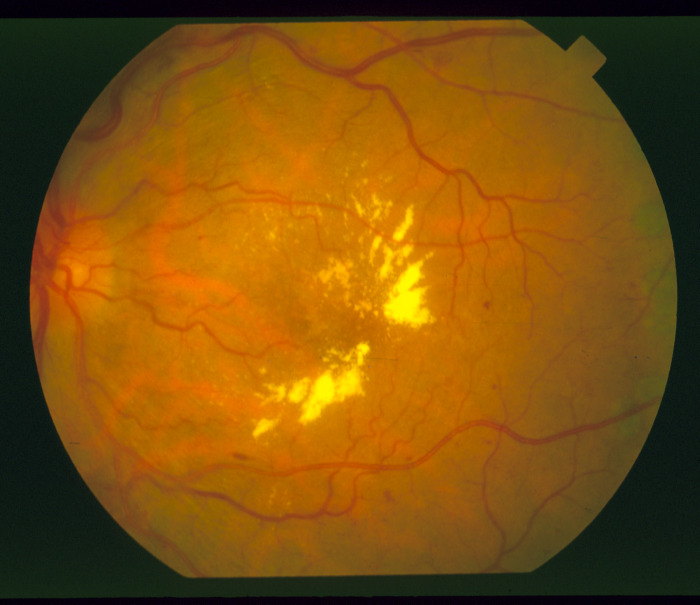
#> input picture machinelearning_project/data/im0001.jpg, 700 x 605 px, found by its file name; its folder holds 4 pictures in this run
$ python image_preprocessing.py
#> lines starting #> are read from the running program, lines starting #| are printed output that depends on the picture
import numpy as np
import os
import cv2

iimage_dir='data'
iimage_extension='.jpg'
fimage_dir='ready_data'

#function for converting color image into grayscale imgae
def gray(img):
    return np.dot(img,[0.299,0.584,0.144])

def preProcessImage(iimage_name):

    #read/load the image
#> called with iimage_name = 'im0001'
    raw_img=cv2.imread(iimage_dir+"\\"+iimage_name+iimage_extension)
#> raw_img is the input picture: shape (605, 700, 3); mean B, G, R 12.6, 80.5, 125.7
    #cv2.imread function take two argument first one is path and second one is type 1--> colouredimage 0-->grayimage

    #convert the rgb image into gray
    gray_img=gray(raw_img).astype('uint8')
#> in gray, `return np.dot(img,[0.299,0.584,0.144])`:
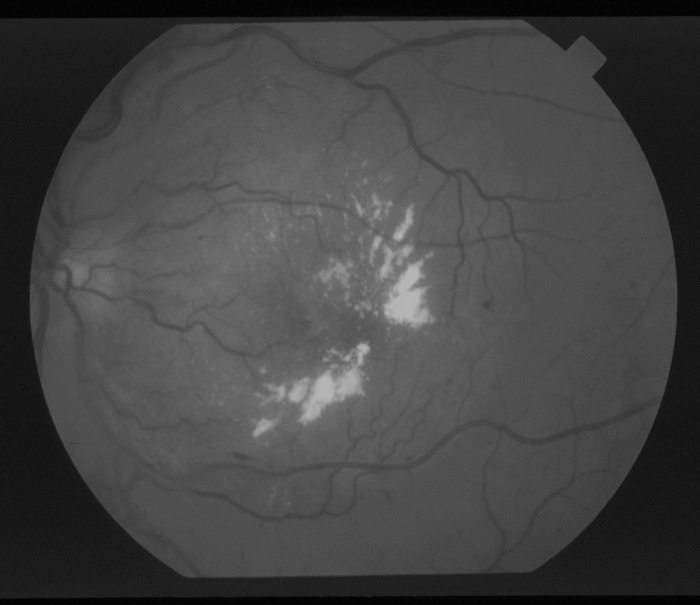
#> returned value: shape (605, 700) float64; min 0.875, max 186, mean 68.9

    #apply gussian fillter for reducing the noise and imporving the smoothness of the image
    gaussian_img=cv2.GaussianBlur(gray_img,(9,9),1.75)

    #apply Contrast Limited Adaptive Histogram Equalization(CLAHE) for imporving the contrast of the image
    clahe=cv2.createCLAHE(clipLimit=5)
    clahe_img=clahe.apply(gaussian_img)+30
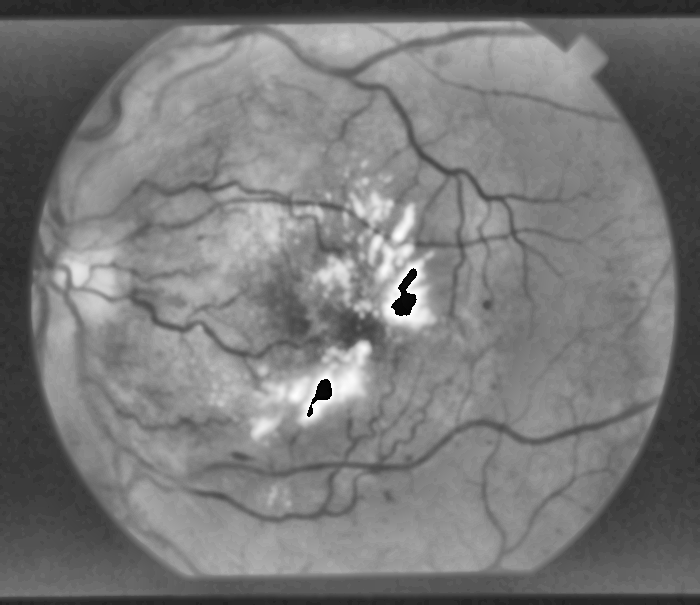
#> clahe_img: shape (605, 700); min 0, max 255, mean 121.2

    #apply gamma function for improving the brightness of the image
    gamma=1.2
    gamma_img=np.array(255*(clahe_img/255)**gamma,dtype='uint8')

    #top hat filtering
    filterSize=(128,128)
    kernel=cv2.getStructuringElement(cv2.MORPH_RECT,filterSize)
    tophat_img=cv2.morphologyEx(gamma_img,cv2.MORPH_TOPHAT,kernel)
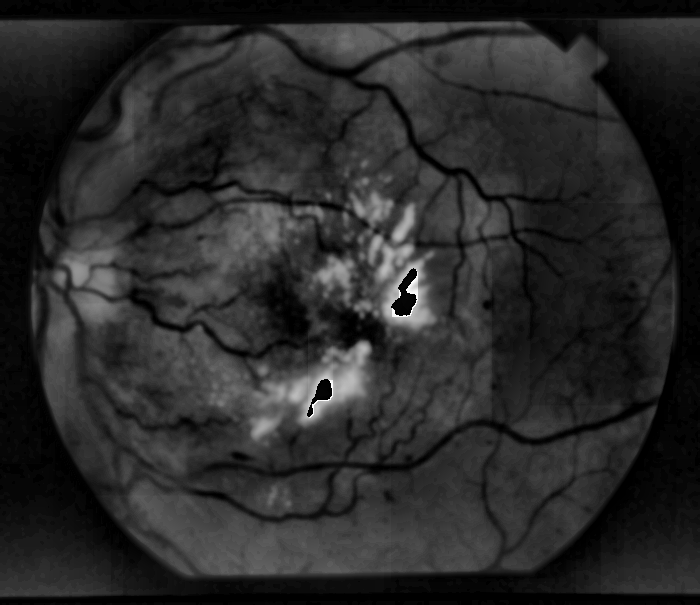
#> tophat_img: shape (605, 700); min 0, max 255, mean 41.2

    #make directory
    if(os.path.isdir(fimage_dir+'\\'+iimage_name)):
        pass
    else:
        os.mkdir(fimage_dir+'\\'+iimage_name)

    #save the updated image
    cv2.imwrite(fimage_dir+'\\'+iimage_name+'\\'+iimage_name+"_raw.png",raw_img)
    cv2.imwrite(fimage_dir+'\\'+iimage_name+'\\'+iimage_name+"_gray.png",gray_img)
    cv2.imwrite(fimage_dir+'\\'+iimage_name+'\\'+iimage_name+"_gaussian.png",gaussian_img)
    cv2.imwrite(fimage_dir+'\\'+iimage_name+'\\'+iimage_name+"_clahe.png",clahe_img)
    cv2.imwrite(fimage_dir+'\\'+iimage_name+'\\'+iimage_name+"_gamma.png",gamma_img)
    return cv2.imwrite(fimage_dir+'\\'+iimage_name+'\\'+iimage_name+"_tophat.png",tophat_img)


print("welcome in image Pre Processing")
for i in range(1,10):
    if(preProcessImage('im000'+str(i))):
        print('image', i ,'sucessfully converted.')
    else:
        print('image',i,'conversion unsucessfull.')
#> pass 2 of the loop `for i in range(1,10):`:
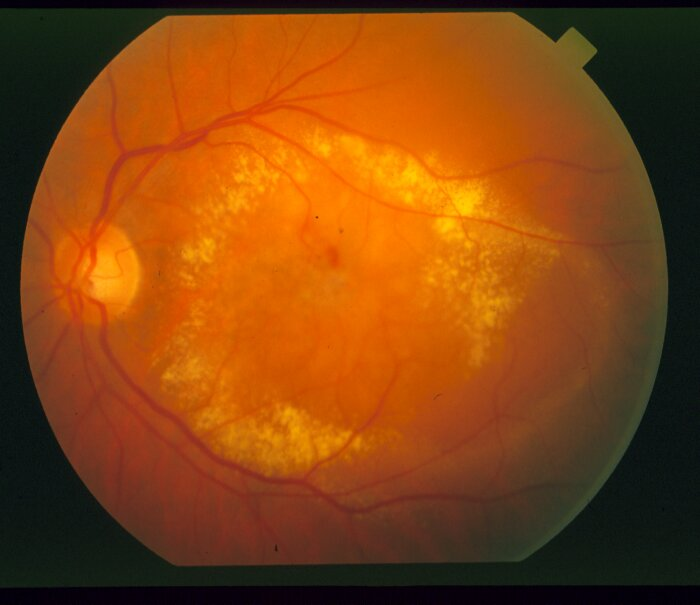
#> input picture machinelearning_project/data/im0002.jpg, 700 x 605 px, found by its file name
#> in preProcessImage, raw_img is the input picture: shape (605, 700, 3); mean B, G, R 16.6, 68.2, 131.7
#> in preProcessImage (call 2), `clahe_img=clahe.apply(gaussian_img)+30`:
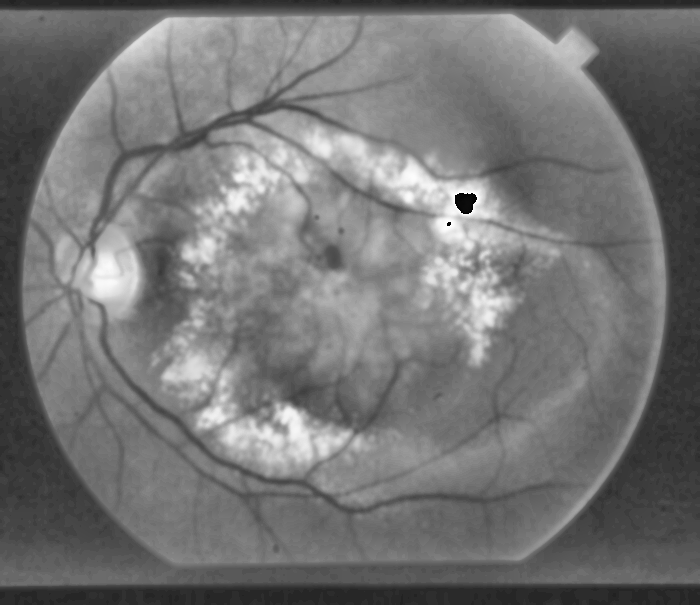
#> clahe_img: shape (605, 700); min 0, max 255, mean 116.2
#> in preProcessImage (call 2), `tophat_img=cv2.morphologyEx(gamma_img,cv2.MORPH_TOPHAT,kernel)`:
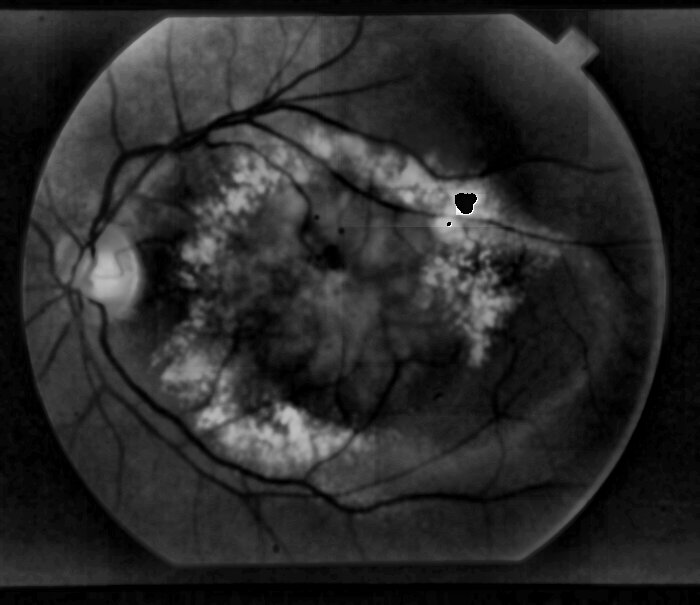
#> tophat_img: shape (605, 700); min 0, max 255, mean 41.3
#> pass 3 of the loop `for i in range(1,10):`:
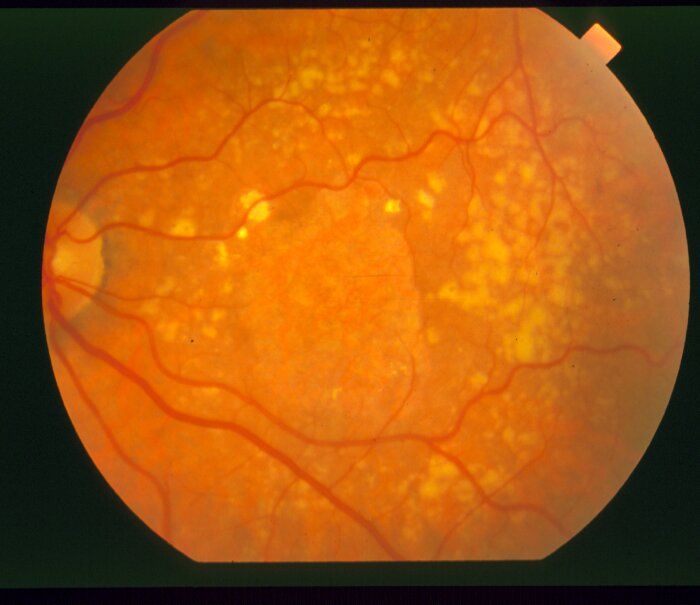
#> input picture machinelearning_project/data/im0003.jpg, 700 x 605 px, found by its file name
#> in preProcessImage, raw_img is the input picture: shape (605, 700, 3); mean B, G, R 16.8, 87, 162.1
#> in preProcessImage (call 3), `clahe_img=clahe.apply(gaussian_img)+30`:
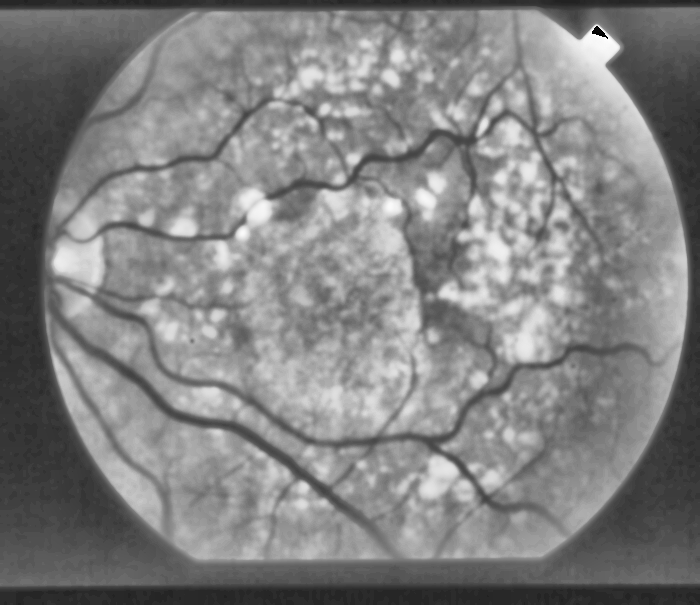
#> clahe_img: shape (605, 700); min 0, max 255, mean 129.1
#> in preProcessImage (call 3), `tophat_img=cv2.morphologyEx(gamma_img,cv2.MORPH_TOPHAT,kernel)`:
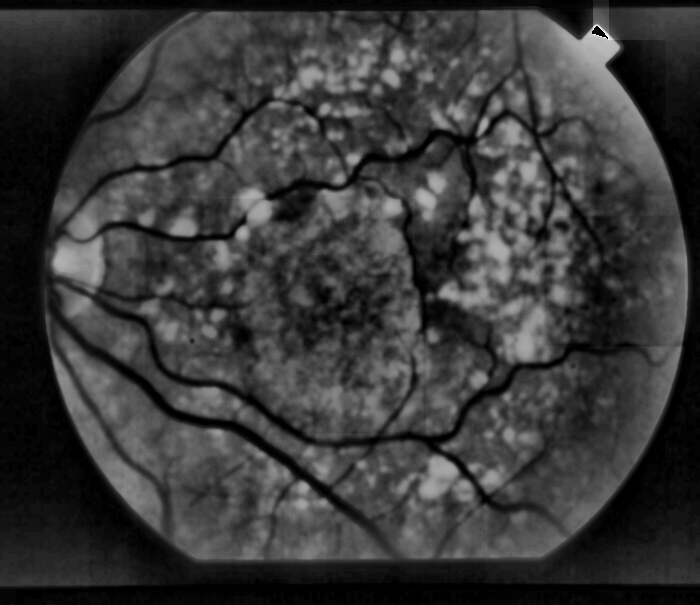
#> tophat_img: shape (605, 700); min 0, max 255, mean 56.9
#> (the run stopped early here; a loop or call above may not have finished)
